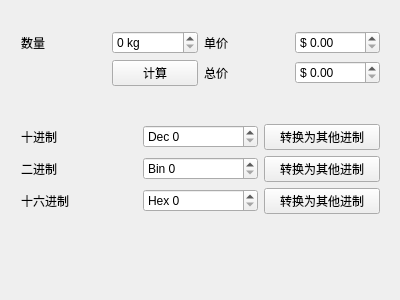
<?xml version="1.0" encoding="UTF-8"?>
<ui version="4.0">
 <class>Widget</class>
 <widget class="QWidget" name="Widget">
  <property name="geometry">
   <rect>
    <x>0</x>
    <y>0</y>
    <width>400</width>
    <height>300</height>
   </rect>
  </property>
  <property name="windowTitle">
   <string>Widget</string>
  </property>
  <widget class="QWidget" name="layoutWidget">
   <property name="geometry">
    <rect>
     <x>10</x>
     <y>20</y>
     <width>381</width>
     <height>205</height>
    </rect>
   </property>
   <layout class="QVBoxLayout" name="verticalLayout">
    <item>
     <layout class="QGridLayout" name="gridLayout_2">
      <item row="0" column="2">
       <widget class="QLabel" name="label_2">
        <property name="text">
         <string>单价</string>
        </property>
       </widget>
      </item>
      <item row="0" column="0">
       <widget class="QLabel" name="label">
        <property name="text">
         <string>数量</string>
        </property>
       </widget>
      </item>
      <item row="1" column="1">
       <widget class="QPushButton" name="btnCal">
        <property name="text">
         <string>计算</string>
        </property>
       </widget>
      </item>
      <item row="1" column="2">
       <widget class="QLabel" name="label_3">
        <property name="text">
         <string>总价</string>
        </property>
       </widget>
      </item>
      <item row="0" column="1">
       <widget class="QSpinBox" name="spinNum">
        <property name="suffix">
         <string> kg</string>
        </property>
       </widget>
      </item>
      <item row="0" column="3">
       <widget class="QDoubleSpinBox" name="spinPrice">
        <property name="prefix">
         <string>$ </string>
        </property>
       </widget>
      </item>
      <item row="1" column="3">
       <widget class="QDoubleSpinBox" name="spinTotal">
        <property name="prefix">
         <string>$ </string>
        </property>
       </widget>
      </item>
     </layout>
    </item>
    <item>
     <spacer name="verticalSpacer">
      <property name="orientation">
       <enum>Qt::Vertical</enum>
      </property>
      <property name="sizeHint" stdset="0">
       <size>
        <width>20</width>
        <height>28</height>
       </size>
      </property>
     </spacer>
    </item>
    <item>
     <layout class="QGridLayout" name="gridLayout_3">
      <item row="0" column="0">
       <widget class="QLabel" name="label_4">
        <property name="text">
         <string>十进制</string>
        </property>
       </widget>
      </item>
      <item row="0" column="2">
       <widget class="QPushButton" name="btnDec">
        <property name="text">
         <string>转换为其他进制</string>
        </property>
       </widget>
      </item>
      <item row="1" column="0">
       <widget class="QLabel" name="label_5">
        <property name="text">
         <string>二进制</string>
        </property>
       </widget>
      </item>
      <item row="1" column="2">
       <widget class="QPushButton" name="btnBin">
        <property name="text">
         <string>转换为其他进制</string>
        </property>
       </widget>
      </item>
      <item row="2" column="0">
       <widget class="QLabel" name="label_6">
        <property name="text">
         <string>十六进制</string>
        </property>
       </widget>
      </item>
      <item row="2" column="2">
       <widget class="QPushButton" name="btnHex">
        <property name="text">
         <string>转换为其他进制</string>
        </property>
       </widget>
      </item>
      <item row="0" column="1">
       <widget class="QSpinBox" name="spinDec">
        <property name="prefix">
         <string>Dec </string>
        </property>
       </widget>
      </item>
      <item row="1" column="1">
       <widget class="QSpinBox" name="spinBin">
        <property name="prefix">
         <string>Bin </string>
        </property>
        <property name="displayIntegerBase">
         <number>2</number>
        </property>
       </widget>
      </item>
      <item row="2" column="1">
       <widget class="QSpinBox" name="spinHex">
        <property name="prefix">
         <string>Hex </string>
        </property>
        <property name="displayIntegerBase">
         <number>16</number>
        </property>
       </widget>
      </item>
     </layout>
    </item>
   </layout>
  </widget>
 </widget>
 <layoutdefault spacing="6" margin="11"/>
 <resources/>
 <connections/>
</ui>
